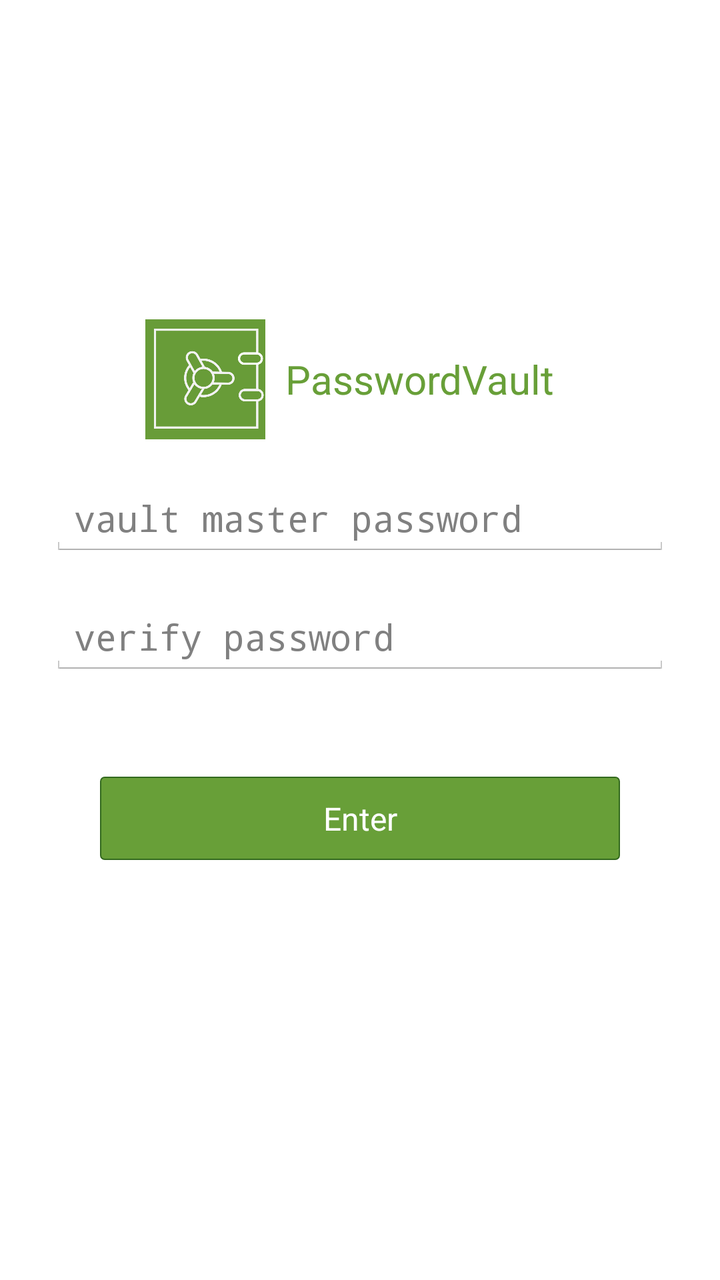
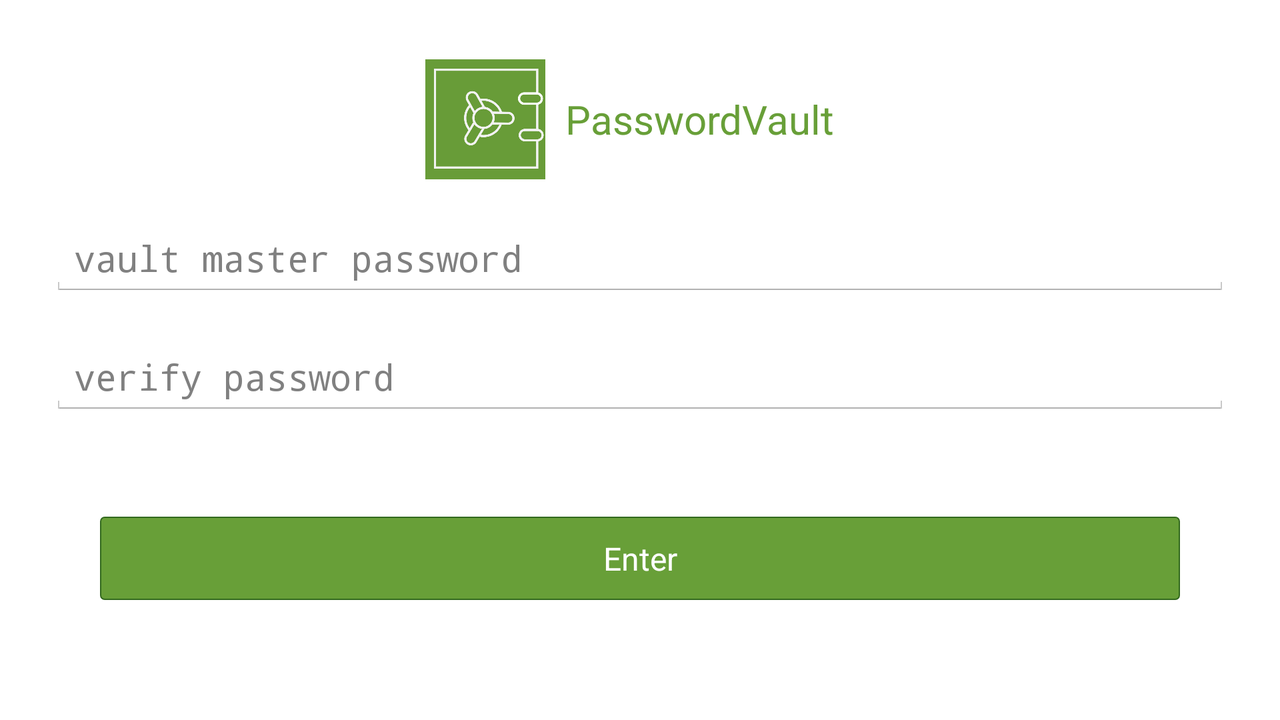

The same Android screen from two of the app's own layout files: first res/layout/ as a phone draws it, then the author's variant for another configuration, drawn on a device whose configuration selects that folder. Both files follow.
<!-- AndroidManifest.xml: activity theme AppTheme.NoTitle -->
<!-- res/layout/fragment_login.xml -->
<?xml version="1.0" encoding="utf-8"?>
<LinearLayout xmlns:android="http://schemas.android.com/apk/res/android"
    android:orientation="vertical" android:layout_width="match_parent"
    android:layout_height="match_parent"
    android:gravity="center_vertical"
    >
    <LinearLayout
        android:layout_width="match_parent"
        android:layout_height="wrap_content"
        android:orientation="horizontal"
        android:layout_gravity="center"
        android:gravity="center"
        android:layout_marginBottom="20dp">

        <ImageView
            android:id="@+id/login_logo"
            android:layout_width="60dp"
            android:layout_height="60dp"
            android:src="@drawable/vault_launcher"/>
        <TextView
            android:layout_width="wrap_content"
            android:layout_height="wrap_content"
            android:id="@+id/login_title"
            android:text="@string/app_name"
            style="@style/LogoTitle"/>

    </LinearLayout>


    <EditText
        android:id="@+id/login_master_password_edittext"
        android:layout_width="match_parent"
        android:layout_height="wrap_content"
        android:singleLine="true"
        android:hint="@string/login_master_password_hint"
        android:layout_marginLeft="25dp"
        android:layout_marginRight="25dp"
        android:layout_marginBottom="20dp"
        android:inputType="numberPassword" />
    <EditText
        android:id="@+id/login_verify_password_edittext"
        android:layout_width="match_parent"
        android:layout_height="wrap_content"
        android:singleLine="true"
        android:hint="@string/login_verify_password_hint"
        android:layout_marginLeft="25dp"
        android:layout_marginRight="25dp"
        android:inputType="numberPassword" />
    <Button
        android:id="@+id/login_enter_btn"
        android:layout_width="match_parent"
        android:layout_height="wrap_content"
        android:text="@string/login_enter"
        android:background="@drawable/button_border"
        android:padding="10dp"
        android:gravity="center"
        android:layout_margin="50dp" />
</LinearLayout>
<!-- resources referenced by this layout -->
<resources>
  <!-- drawable button_border (drawable) -->
  <?xml version="1.0" encoding="utf-8"?>
  <shape xmlns:android="http://schemas.android.com/apk/res/android"
      android:shape="rectangle">
      <solid android:color="@color/ColorPrimary"/>
      <corners android:radius="2dp" />
      <stroke android:width="2px" android:color="@color/ColorPrimaryDark" />
  </shape>
  <!-- drawable vault_launcher: png bitmap (drawable-hdpi, 10971 bytes) -->
  <string name="app_name">PasswordVault</string>
  <string name="login_enter">Enter</string>
  <string name="login_master_password_hint">vault master password</string>
  <string name="login_verify_password_hint">verify password</string>
  <style name="LogoTitle">
          <item name="android:textColor">@color/ColorPrimary</item>
          <item name="android:textSize">20sp</item>
          <item name="android:padding">10dp</item>
      </style>
  <style name="AppTheme.NoTitle">
          <item name="android:windowNoTitle">true</item>
  
          
          <item name="windowActionBar">false</item>
      </style>
  <color name="ColorPrimary">#689F38</color>
  <color name="ColorPrimaryDark">#33691E</color>
</resources>
<!-- res/layout-land/fragment_login.xml (the author's variant of the layout above) -->
<!-- drawn on the phone turned sideways -->
<?xml version="1.0" encoding="utf-8"?>
<ScrollView xmlns:android="http://schemas.android.com/apk/res/android"
    android:layout_width="fill_parent"
    android:layout_height="fill_parent"
    android:scrollbarStyle="outsideOverlay">
    <LinearLayout
        android:layout_width="match_parent"
        android:layout_height="wrap_content"
        android:orientation="vertical"
        android:layout_gravity="center"
        android:gravity="center">

        <LinearLayout
            android:layout_width="match_parent"
            android:layout_height="wrap_content"
            android:orientation="horizontal"
            android:layout_gravity="center"
            android:gravity="center"
            android:layout_marginBottom="20dp"
            android:layout_marginTop="20dp">

            <ImageView
                android:id="@+id/login_logo"
                android:layout_width="60dp"
                android:layout_height="60dp"
                android:src="@drawable/vault_launcher"/>
            <TextView
                android:layout_width="wrap_content"
                android:layout_height="wrap_content"
                android:id="@+id/login_title"
                android:text="@string/app_name"
                style="@style/LogoTitle"/>

        </LinearLayout>

        <EditText
            android:id="@+id/login_master_password_edittext"
            android:layout_width="match_parent"
            android:layout_height="wrap_content"
            android:singleLine="true"
            android:hint="@string/login_master_password_hint"
            android:layout_marginLeft="25dp"
            android:layout_marginRight="25dp"
            android:layout_marginBottom="20dp"
            android:inputType="numberPassword" />
        <EditText
            android:id="@+id/login_verify_password_edittext"
            android:layout_width="match_parent"
            android:layout_height="wrap_content"
            android:singleLine="true"
            android:hint="@string/login_verify_password_hint"
            android:layout_marginLeft="25dp"
            android:layout_marginRight="25dp"
            android:inputType="numberPassword" />
        <Button
            android:id="@+id/login_enter_btn"
            android:layout_width="match_parent"
            android:layout_height="wrap_content"
            android:text="@string/login_enter"
            android:background="@drawable/button_border"
            android:padding="10dp"
            android:gravity="center"
            android:layout_margin="50dp" />
    </LinearLayout>
</ScrollView>
